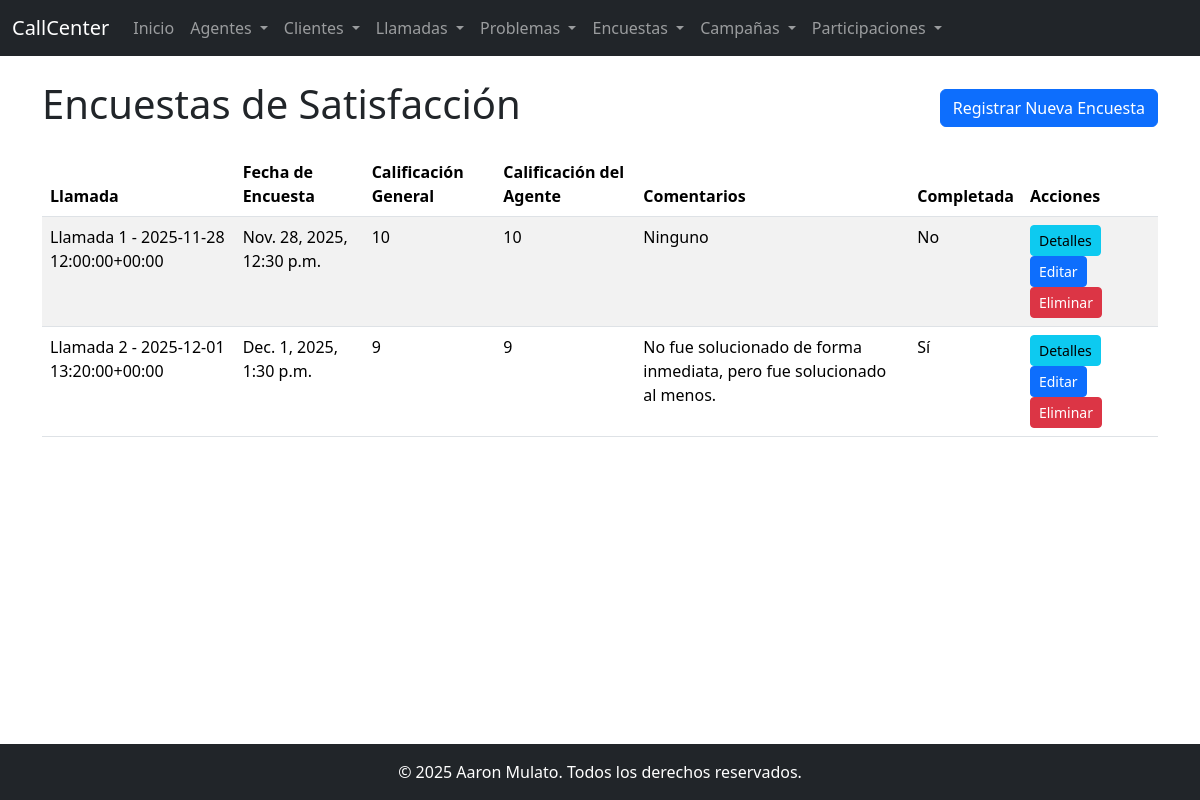
The page /encuestas/ on the database its author committed.
### app_callcenter/models.py (models this page shows, shortened)
class EncuestaSatisfaccion(models.Model):
    id_llamada = models.ForeignKey(Llamada, on_delete=models.SET_NULL, null=True, blank=True)
    fecha_encuesta = models.DateTimeField(null=True, blank=True)
    calificacion_general = models.IntegerField(null=True, blank=True)
    calificacion_agente = models.IntegerField(null=True, blank=True)
    comentarios = models.TextField(null=True, blank=True)
    fecha_envio_encuesta = models.DateTimeField(null=True, blank=True)
    fue_completada = models.BooleanField(null=True, blank=True)

class Llamada(models.Model):
    id_cliente = models.ForeignKey(ClienteCallCenter, on_delete=models.SET_NULL, null=True, blank=True)
    id_agente = models.ForeignKey(AgenteCallCenter, on_delete=models.SET_NULL, null=True, blank=True)
    fecha_hora_inicio = models.DateTimeField(null=True, blank=True)
    fecha_hora_fin = models.DateTimeField(null=True, blank=True)
    duracion_segundos = models.IntegerField(null=True, blank=True)
    tipo_llamada = models.CharField(max_length=50, null=True, blank=True)
    resultado_llamada = models.CharField(max_length=50, null=True, blank=True)
    grabacion_url = models.CharField(max_length=255, null=True, blank=True)
    motivo_llamada = models.TextField(null=True, blank=True)
    calificacion_cliente = models.IntegerField(null=True, blank=True)
    def __str__(self):
        return f"Llamada {self.id} - {self.fecha_hora_inicio}"

### app_callcenter/views.py (the view)
# urls.py: path("encuestas/", EncuestaSatisfaccionListView.as_view(), name="encuesta-list"),
class EncuestaSatisfaccionListView(ListView):
    model = EncuestaSatisfaccion
    template_name = "app_callcenter/encuestasatisfaccion_list.html"
    context_object_name = "object_list"

### app_callcenter/templates/app_callcenter/encuestasatisfaccion_list.html (shortened to what this page needs)
{% extends "app_callcenter/base.html" %}
{% block content %}
<div class="d-flex justify-content-between align-items-center mb-3">
    <h1>Encuestas de Satisfacción</h1>
    <a href="{% url 'app_callcenter:encuesta-create' %}" class="btn btn-primary">Registrar Nueva Encuesta</a>
</div>
<div class="table-responsive">
    <table class="table table-striped">
        <thead>
            <tr>
                <th>Llamada</th>
                <th>Fecha de Encuesta</th>
                <th>Calificación General</th>
                <th>Calificación del Agente</th>
                <th>Comentarios</th>
                <th>Completada</th>
                <th>Acciones</th>
            </tr>
        </thead>
        <tbody>
            {% for encuesta in object_list %}
            <tr>
                <td>{{ encuesta.id_llamada }}</td>
                <td>{{ encuesta.fecha_encuesta }}</td>
                <td>{{ encuesta.calificacion_general }}</td>
                <td>{{ encuesta.calificacion_agente }}</td>
                <td>{{ encuesta.comentarios }}</td>
                <td>{{ encuesta.fue_completada|yesno:"Sí,No" }}</td>
                <td>
                    <a href="{% url 'app_callcenter:encuesta-detail' encuesta.pk %}" class="btn btn-info btn-sm">Detalles</a>
                    <a href="{% url 'app_callcenter:encuesta-update' encuesta.pk %}" class="btn btn-primary btn-sm">Editar</a>
                    <a href="{% url 'app_callcenter:encuesta-delete' encuesta.pk %}" class="btn btn-danger btn-sm">Eliminar</a>
                </td>
            </tr>
            {% empty %}
            <tr>
                <td colspan="7">No hay encuestas registradas.</td>
            </tr>
            {% endfor %}
        </tbody>
    </table>
</div>
{% endblock %}

### rows shown on the page
EncuestaSatisfaccion: id_llamada "Llamada 1 - 2025-11-28 12:00:00+00:00", fecha_encuesta "Nov. 28, 2025, 12:30 p.m.", calificacion_general "10", calificacion_agente "10", comentarios "Ninguno", fue_completada "No"
EncuestaSatisfaccion: id_llamada "Llamada 2 - 2025-12-01 13:20:00+00:00", fecha_encuesta "Dec. 1, 2025, 1:30 p.m.", calificacion_general "9", calificacion_agente "9", comentarios "No fue solucionado de forma inmediata, pero fue solucionado al menos.", fue_completada "Sí"
